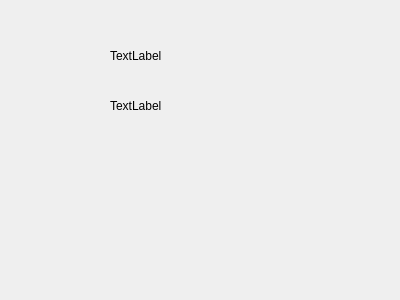
<?xml version="1.0" encoding="UTF-8"?>
<ui version="4.0">
 <class>Form</class>
 <widget class="QWidget" name="Form">
  <property name="geometry">
   <rect>
    <x>0</x>
    <y>0</y>
    <width>400</width>
    <height>300</height>
   </rect>
  </property>
  <property name="windowTitle">
   <string extracomment="登录">Form</string>
  </property>
  <widget class="QLabel" name="label">
   <property name="geometry">
    <rect>
     <x>110</x>
     <y>50</y>
     <width>54</width>
     <height>12</height>
    </rect>
   </property>
   <property name="text">
    <string comment="账号">TextLabel</string>
   </property>
   <property name="textFormat">
    <enum>Qt::AutoText</enum>
   </property>
  </widget>
  <widget class="QLabel" name="label_2">
   <property name="geometry">
    <rect>
     <x>110</x>
     <y>100</y>
     <width>54</width>
     <height>12</height>
    </rect>
   </property>
   <property name="text">
    <string comment="密码">TextLabel</string>
   </property>
  </widget>
 </widget>
 <resources/>
 <connections/>
</ui>
